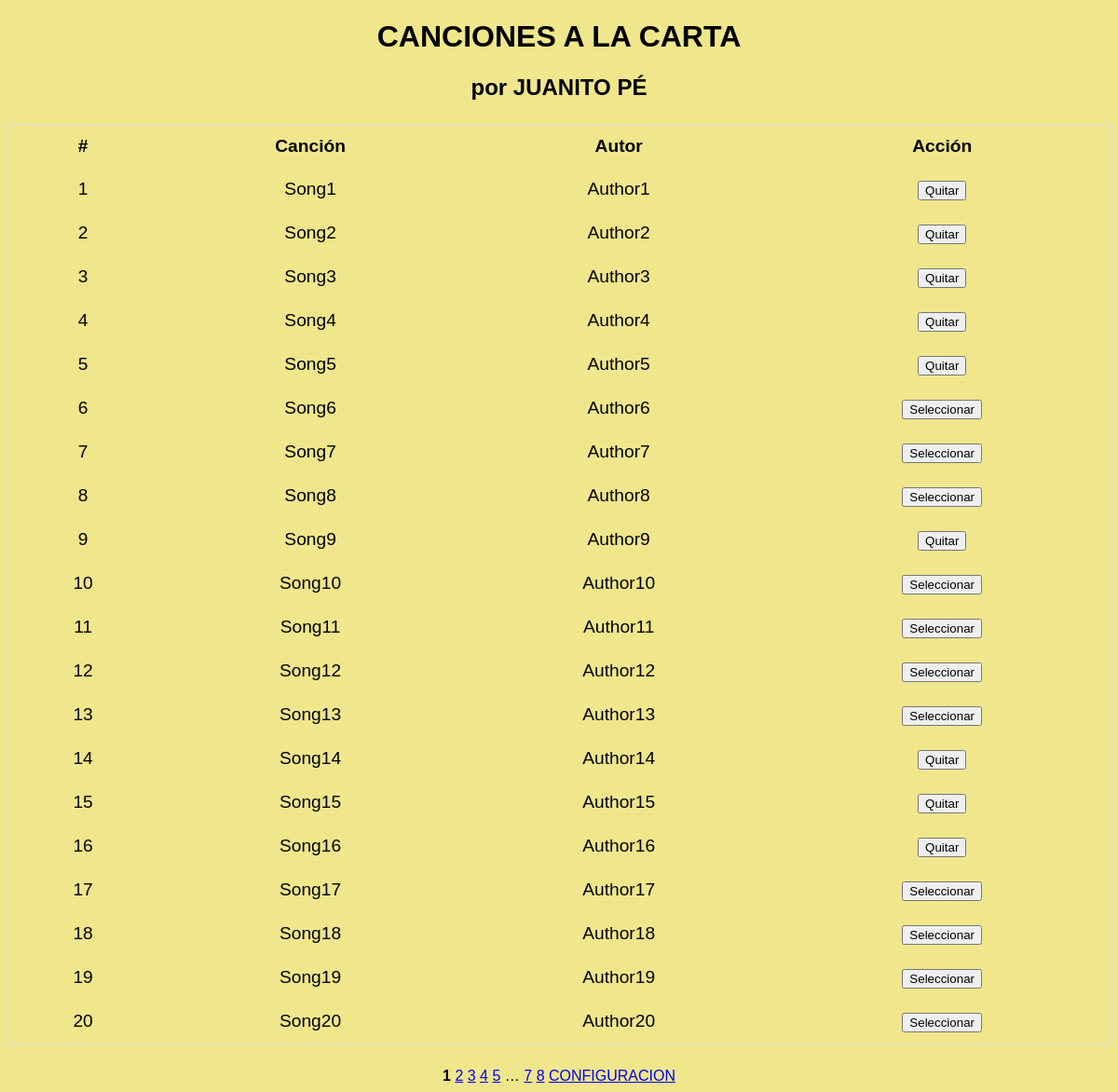
/1, run on an earlier commit of the app's database.
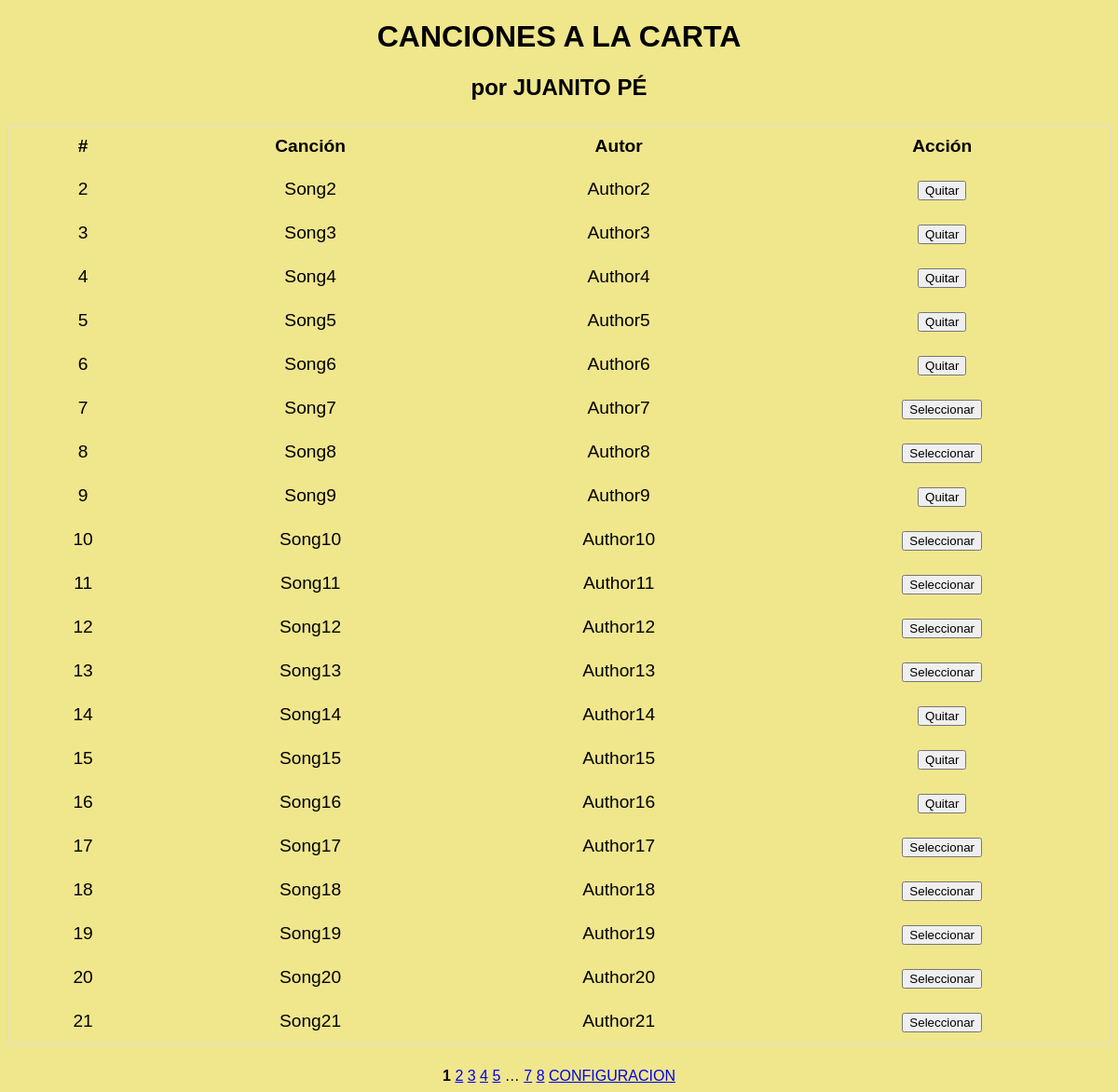
And on a later commit of the database.
### models/playlist.py (models this page shows)
class PlayList(db.Model):
    __tablename__ = "playlist"
    id = db.Column(db.Integer, primary_key=True)
    name = db.Column(db.String(80), nullable=False)
    author = db.Column(db.String(80), nullable=False)
    selected = db.Column(db.Boolean, default=False)

### app.py (the view)
@app.route('/<int:page_num>')
def user(page_num):
    songs = PlayList.query.paginate(per_page=20, page=page_num,error_out=True)
    return render_template('user.html', songs=songs)

### templates/user.html (shortened to what this page needs)
<!DOCTYPE html>
<html>
<head>
    <link rel="stylesheet" type="text/css" href="../static/styles.css">
</head>
<body>
    <h1>CANCIONES A LA CARTA</h1>
    <h2>por JUANITO PÉ</h2>
    <table class="styled-table">
        <thead>
            <tr>
                <th>#</th>
                <th>Canción</th>
                <th>Autor</th>
                <th>Acción</th>
            </tr>
        </thead>
        <tbody>
            {% for song in songs.items %}
                <tr>
                    <td>{{ song.id }}</td>
                    <td>{{ song.name }}</td>
                    <td>{{ song.author }}</td>
                    <td>
                        {% if song.selected %}
                            <form method="POST" action="{{ url_for('deselect_song', song_id=song.id) }}" style="display:inline;">
                            <button type="submit">Quitar</button>
                            </form>
                        {% else %}
                            <form method="POST" action="{{ url_for('select_song', song_id=song.id) }}" style="display:inline;">
                                <button type="submit">Seleccionar</button>
                            </form>
                        {% endif %}
                    </td>
                </tr>
            {% endfor %}
        </tbody>
    </table>
    {% for page in songs.iter_pages() %}
      {% if page %}
        {% if page != songs.page %}
          <a href="{{ url_for('user', page_num=page) }}">{{ page }}</a>
        {% else %}
          <strong>{{ page }}</strong>
        {% endif %}
      {% else %}
        <span class=ellipsis>…</span>
      {% endif %}
    {% endfor %}
    <a href="{{ url_for('admin_panel.index') }}">CONFIGURACION</a>
</body>
</html>

### static/styles.css (style rules this page uses)
body { background-color: #f0e68c; font-family: Arial, sans-serif; text-align: center; }
.styled-table { border-collapse: collapse; margin: 25px auto; font-size: 1.2em; width: 100%; text-align: center; border: 1px solid #dddddd; }
.styled-table th, .styled-table td { padding: 12px 15px; }

What changed in the data, as far as the page shows it:
removed PlayList: id "1", name "Song1", author "Author1"
changed PlayList "Song6": selected "Seleccionar" → "Quitar"
now on this page (row unchanged): PlayList: id "21", name "Song21", author "Author21"
